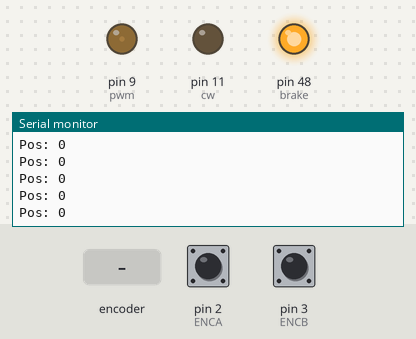
Simulated run of this sketch. Board: Arduino Mega 2560, built with avr-gcc and run on an emulated ATmega2560. Parts: output pins drawn as LEDs (lit = HIGH), the last lines printed to the serial monitor. The inputs (shaded band) are chosen by the test bench; at power-on: pin 2 (ENCA) HIGH, pin 3 (ENCB) HIGH.

Above: at 1.2 s.
1.3 s: rotary encoder on pin 2 (ENCA) / pin 3 (ENCB) turned 1 step (first pin leading)
At 2.3 s:
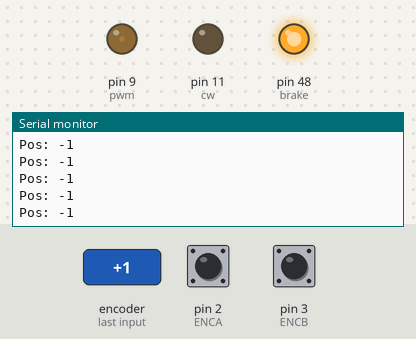
4.5 s: rotary encoder on pin 2 (ENCA) / pin 3 (ENCB) turned 2 steps (second pin leading)
At 5.6 s:
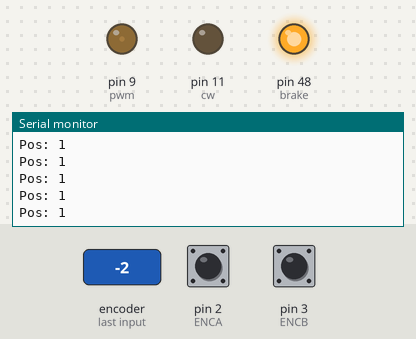
Timing chart, 0 to 7.5 s (numbered marks = the images above; inputs shaded):
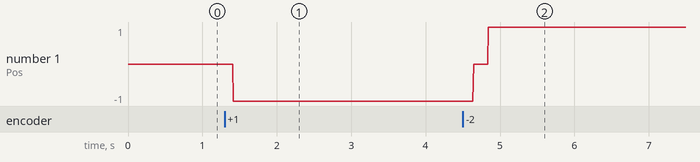

The sketch:

cw_ccw.ino
```cpp
#define ENCA 2 //21-PD0 //19-RX1
#define ENCB 3 //20-PD1 //18-TX1
#define brake 48 //PL1
#define cw 11 // 1A
#define pwm 9 // 2B
//#define pi = 3.141;

double mill=0, mill_then=0;
volatile long pos=0.0;

void readEncoder(){
  //Serial.print("read encoder");
  int b=digitalRead(ENCB);
  if (b>0){
    pos++;
  }
  else{
    pos--;
  }
}

void setup() {
  // put your setup code here, to run once:
  Serial.begin(9600);
  pinMode(ENCA, INPUT);
  pinMode(ENCB, INPUT);
  pinMode(brake, OUTPUT);
  pinMode(cw, OUTPUT);
  pinMode(pwm, OUTPUT);
  digitalWrite(brake, HIGH); // Low means braking.
  digitalWrite(cw, LOW); // HIGH -> gives positive value(Clock-Wise) // Low will give negative(Anti-Clock-Wise)
  analogWrite(pwm, 20);
  attachInterrupt(digitalPinToInterrupt(ENCA), readEncoder, RISING);
}

void loop() {
  // put your main code here, to run repeatedly:
  Serial.print("Pos: ");
  Serial.println(pos);
}
```

Measured:
- after the input at 1.3 s, the serial monitor: prints a new line after 0.11 s (image 1)
- after the input at 4.5 s, the serial monitor: prints a new line after 0.14 s (image 2)
- plotted number 1: 0 → -1 after the input at 1.3 s, -1 → 1 after the input at 4.5 s
